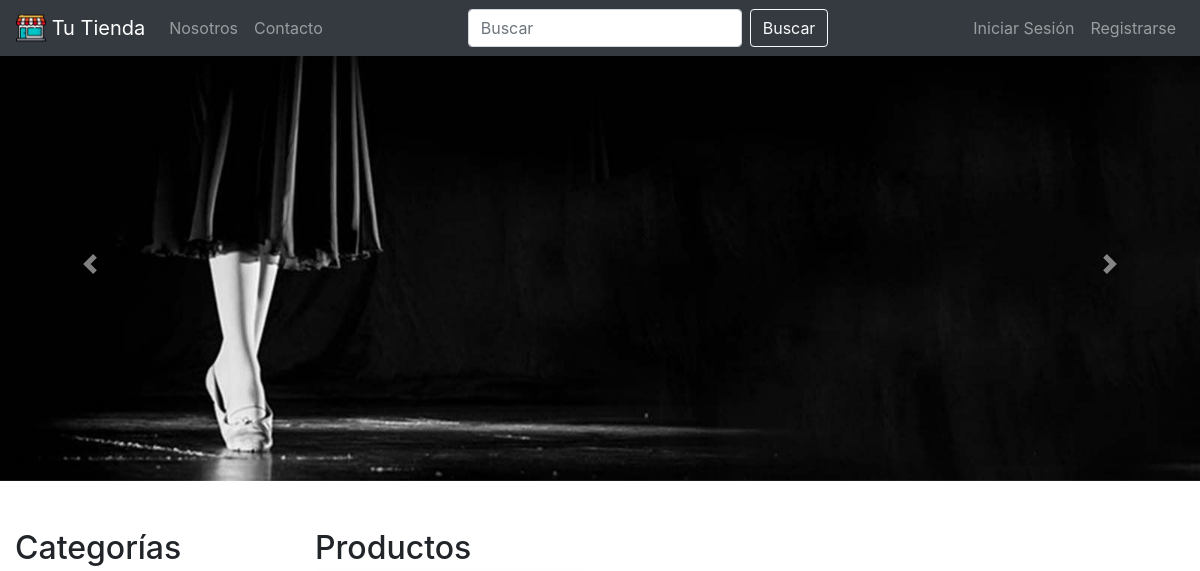
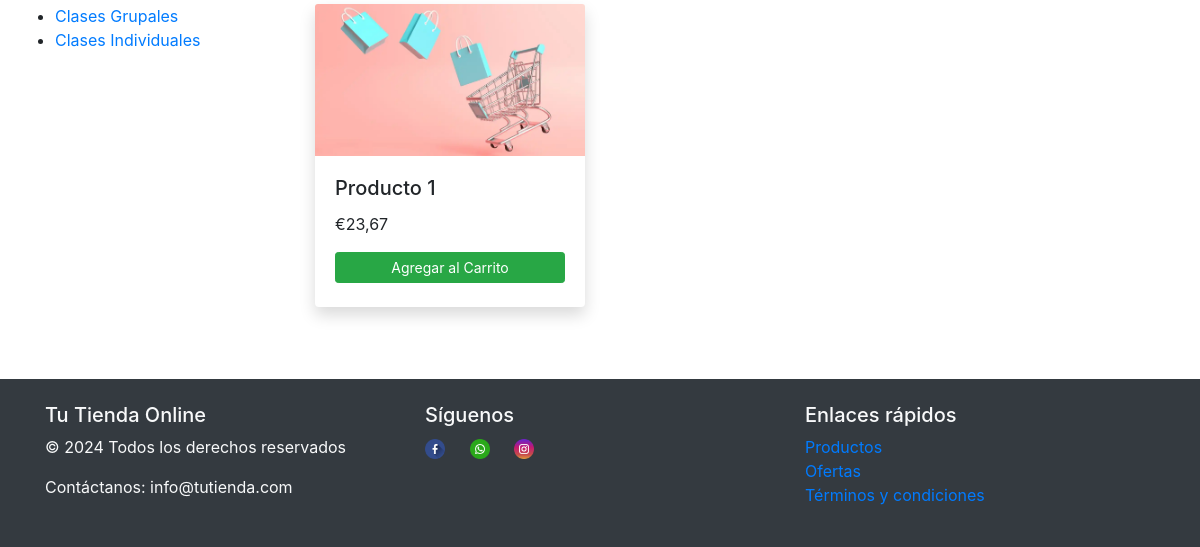
/, run on an earlier commit of the app's database (2 pictures, top to bottom).
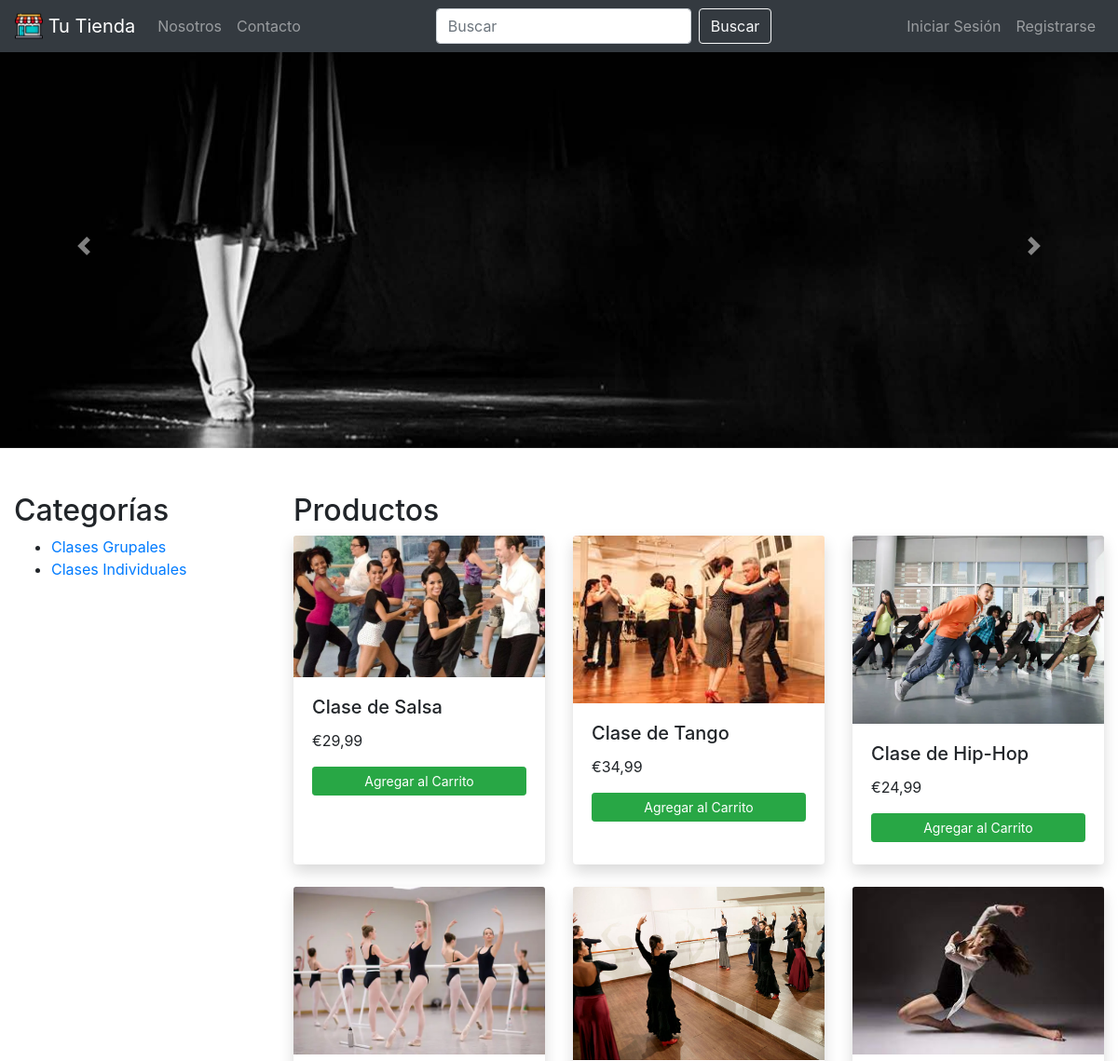
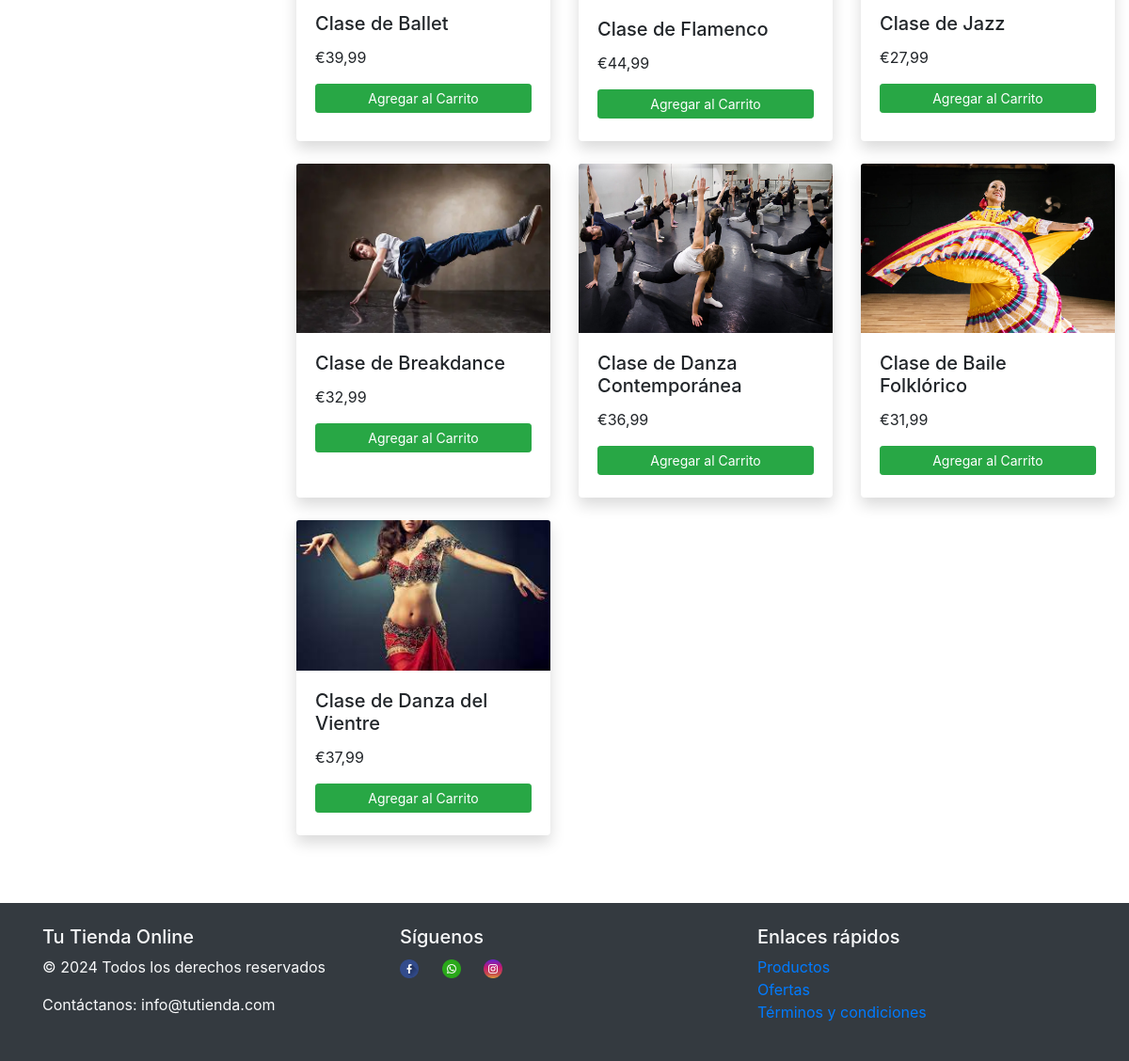
And on a later commit of the database (2 pictures, top to bottom).
### tienda/models.py (models this page shows, shortened)
class Producto(models.Model):
    nombre = models.CharField(max_length=100)
    precio = models.DecimalField(max_digits=10, decimal_places=2)
    descripcion = models.TextField()
    imagen = models.ImageField(upload_to="productos/", null=True, blank=True)

### tienda/views.py (the view)
# urls.py: path("", index, name="index"),
def index(request):
    productos = (
        Producto.objects.all()
    )  # Recupera todos los productos de la base de datos
    return render(request, "index.html", {"productos": productos})

### tienda/context_processors.py (called while the page is built)
def items_carrito(request):
    carrito = None
    creado = False
    if request.user.is_authenticated:
        carrito, creado = Carrito.objects.get_or_create(usuario=request.user)
    total_items_carrito = (
        carrito.itemcarrito_set.aggregate(Sum("cantidad"))["cantidad__sum"]
        if carrito
        else 0
    )
    return {
        "items_carrito": carrito.itemcarrito_set.all() if carrito else [],
        "carrito": carrito,
        "creado": creado,
        "total_items_carrito": total_items_carrito,
    }

### tienda/templates/index.html (shortened to what this page needs)
{% extends "base.html" %} {% load static %} {% block contenido%}
<div id="imagenCarousel" class="carousel slide" data-ride="carousel">
  <div class="carousel-inner">
    <div class="carousel-item active">
      <img
        src="{% static 'images/carrusel2.jpg' %}"
        class="d-block w-100"
        alt="Imagen 1"
      />
    </div>
  </div>
  <a
    class="carousel-control-prev"
    href="#imagenCarousel"
    role="button"
    data-slide="prev"
  >
    <span class="carousel-control-prev-icon" aria-hidden="true"></span>
  </a>
  <a
    class="carousel-control-next"
    href="#imagenCarousel"
    role="button"
    data-slide="next"
  >
    <span class="carousel-control-next-icon" aria-hidden="true"></span>
  </a>
</div>
<div class="container-fluid mt-5">
  <div class="row">
    <div class="col-md-3">
      <h2>Categorías</h2>
      <ul>
        <li><a href="#">Clases Grupales</a></li>
        <li><a href="#">Clases Individuales</a></li>
      </ul>
    </div>
    <div class="col-md-9">
      <h2>Productos</h2>
      <div class="row">
        {% for producto in productos%}
        <div class="col-md-4 mb-4">
          <div
            class="card h-100 border-0 shadow rounded"
            style="background-color: #ffffff"
          >
            <a href="{% url 'producto' producto_id=producto.id %}">
              <img
                src="{{ producto.imagen.url }}"
                alt="{{ producto.nombre }}"
                class="card-img-top"
              />
            </a>
            <div class="card-body">
              <h5 class="card-title">{{producto.nombre}}</h5>
              <p class="card-text">€{{producto.precio}}</p>
              <form method="post" action="{% url 'agregar_carrito' %}">
                <button
                  type="submit"
                  class="btn btn-success btn-block btn-sm mb-1"
                >
                  Agregar al Carrito
                </button>
              </form>
            </div>
          </div>
        </div>
        {%endfor%}
        <div class="col-md-4 mb-4">
        </div>
      </div>
    </div>
  </div>
</div>
{% endblock %}

### tienda/templates/base.html (shortened to what this page needs)
{% load static %}
<!DOCTYPE html>
<html lang="es">
  <head>
    <link
      rel="stylesheet"
      href="https://stackpath.bootstrapcdn.com/bootstrap/4.3.1/css/bootstrap.min.css"
    />
  </head>
  <body>
    <nav class="navbar navbar-expand-lg navbar-dark bg-dark fixed-top">
      <a class="navbar-brand" href="{% url 'index' %}">
        <img
          src="{% static 'images/tienda.png' %}"
          width="30"
          height="30"
          class="d-inline-block align-top"
          alt=""
        />
        Tu Tienda
      </a>
      <div class="collapse navbar-collapse" id="navbarNav">
        <ul class="navbar-nav mr-auto">
          <li class="nav-item">
            <a class="nav-link" href="{% url "nosotros"%}">Nosotros</a>
          </li>
          <li class="nav-item">
            <a class="nav-link" href="{% url "contacto" %}">Contacto</a>
          </li>
        </ul>
        <form class="form-inline my-2 my-lg-0" method="POST" action="{% url 'buscar' %}">
          <input
            class="form-control mr-sm-2"
            type="search"
            placeholder="Buscar"
            aria-label="Search"
            name="buscar"
          />
          <button class="btn btn-outline-light my-2 my-sm-0" type="submit">
            Buscar
          </button>
        </form>
        {% if user.is_authenticated %}
        <ul class="navbar-nav ml-auto">
          <li class="nav-item">
            <a class="nav-link" href="{% url 'user' %}">
              <img
                src="{% static 'images/user.png' %}"
                width="20"
                height="20"
                class="mr-1"
                alt=""
              />
              Hola, {{ request.user.username }}
            </a>
          </li>
          <li class="nav-item">
            <a class="nav-link" href="{% url "carrito" %}">
              <img
                src="{% static 'images/carrito.png' %}"
                width="20"
                height="20"
                class="mr-1"
                alt=""
              />
              <span class=" badge bg-info">
                    {{total_items_carrito}}
              </span>
              Carrito
            </a>
          </li>
          <li class="nav-item">
            <a class="nav-link" href="{% url 'cerrar' %}">Cerrar Sesión</a>
          </li>
        </ul>
        {% else %}
        <ul class="navbar-nav ml-auto">
          <li class="nav-item">
            <a class="nav-link" href="{% url 'ingresar' %}">Iniciar Sesión</a>
          </li>
          <li class="nav-item">
            <a class="nav-link" href="{% url 'registrar' %}">Registrarse</a>
          </li>
        </ul>
        {%endif%}
      </div>
    </nav>
    <div class="container-fluid mt-4 pt-4 w-100 pr-0 pl-0 pb-4 mb-4">
            {% block contenido%}
            {% endblock %}
    </div>
    <footer class="bg-dark text-light py-4">
      <div class="container">
        <div class="row">
          <div class="col-md-4">
            <h5>Tu Tienda Online</h5>
            <p>&copy; 2024 Todos los derechos reservados</p>
            <p>Contáctanos: info@tutienda.com</p>
          </div>
          <div class="col-md-4">
            <h5>Síguenos</h5>
            <a href="#" class="text-light" title="Facebook">
              <img
              src="{% static 'images/facebook.png' %}"
              width="20"
              height="20"
              class="mr-1"
              alt=""
            />
            </a>
            <a href="#" class="text-light" title="Whatsapp">
              <img
              src="{% static 'images/whatsapp.png' %}"
              width="20"
              height="20"
              class="mr-1"
              alt=""
            />
            </a>
            <a href="#" class="text-light" title="Instagram">
              <img
              src="{% static 'images/instagram.png' %}"
              width="20"
              height="20"
              class="mr-1"
              alt=""
            />
            </a>
          </div>
          <div class="col-md-4">
            <h5>Enlaces rápidos</h5>
            <ul class="list-unstyled">
              <li><a href="#">Productos</a></li>
              <li><a href="#">Ofertas</a></li>
              <li><a href="#">Términos y condiciones</a></li>
            </ul>
          </div>
        </div>
      </div>
    </footer>
  </body>
</html>

What changed in the data, as far as the page shows it:
removed Producto: imagen (picture), nombre "Producto 1", precio "23,67"
added Producto: imagen (picture), nombre "Clase de Salsa", precio "29,99"
added Producto: imagen (picture), nombre "Clase de Tango", precio "34,99"
added Producto: imagen (picture), nombre "Clase de Hip-Hop", precio "24,99"
added Producto: imagen (picture), nombre "Clase de Ballet", precio "39,99"
added Producto: imagen (picture), nombre "Clase de Flamenco", precio "44,99"
added Producto: imagen (picture), nombre "Clase de Jazz", precio "27,99"
added Producto: imagen (picture), nombre "Clase de Breakdance", precio "32,99"
added Producto: imagen (picture), nombre "Clase de Danza Contemporánea", precio "36,99"
added Producto: imagen (picture), nombre "Clase de Baile Folklórico", precio "31,99"
added Producto: imagen (picture), nombre "Clase de Danza del Vientre", precio "37,99"
